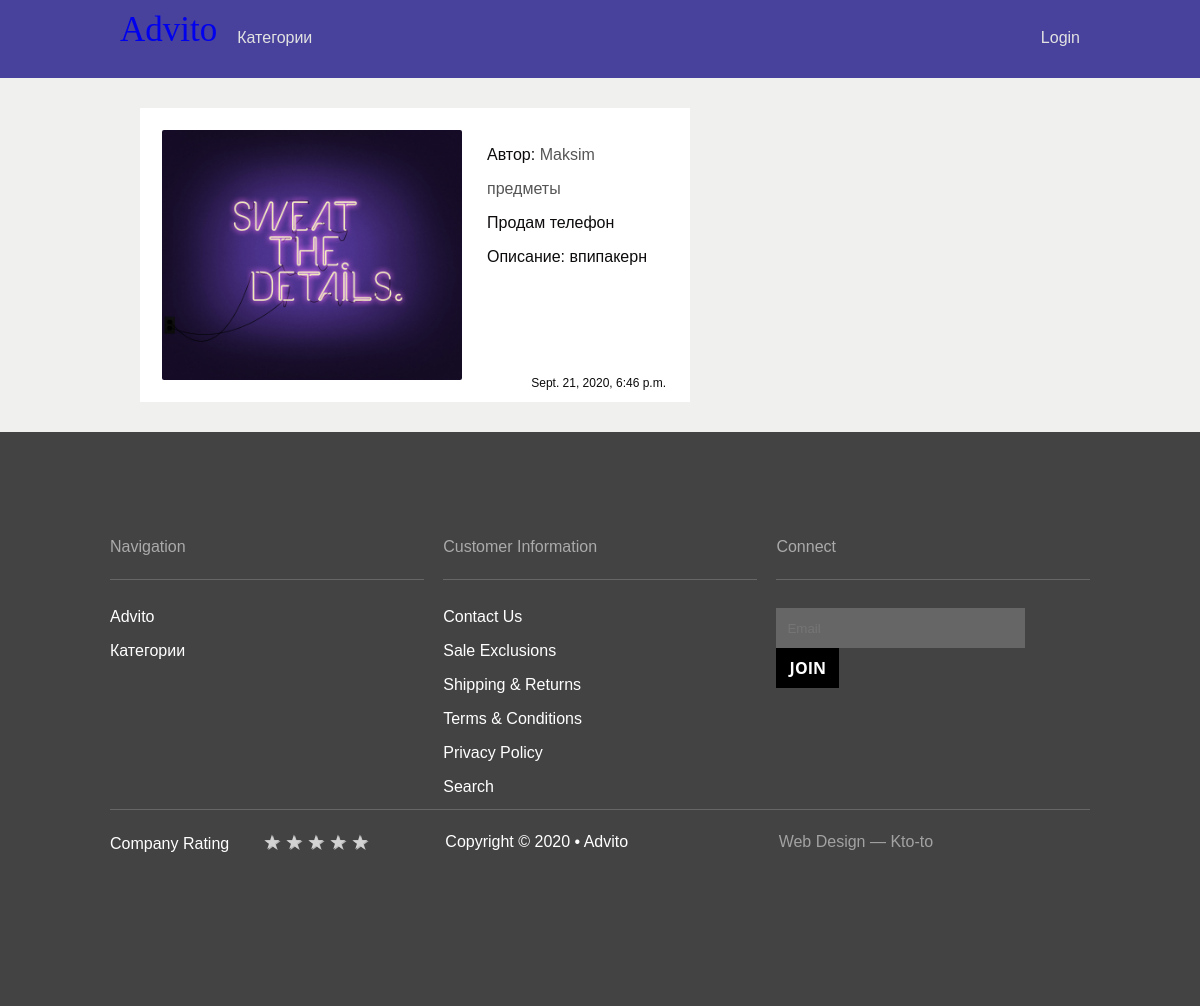
Screenshot of /post/7/ with the database file from the repository.
### advito/models.py (models this page shows, shortened)
class Add(models.Model):
    author = models.ForeignKey(User, on_delete=models.CASCADE)
    header = models.TextField(max_length=100)
    description = models.TextField(max_length=1000, blank=True)
    image = models.ImageField(upload_to=add_path)
    date_pub = models.DateTimeField(auto_now_add=True)
    date_edit = models.DateTimeField(auto_now=True)
    category = models.ForeignKey(Category, on_delete=models.CASCADE, verbose_name='категория')

class Category(models.Model):
    name = models.TextField(max_length=64, verbose_name='название')

### advito/views.py (the view)
# urls.py: path('post/<int:add_id>/', views.PostView.as_view(), name='post_detail'),
class PostView(DetailView):
    model = Add
    context_object_name = 'post'
    comment_form = CommentForm
    pk_url_kwarg = 'add_id'
    template_name = 'advito/post-detail.html'
    def get(self, request, add_id, *args, **kwargs):
        self.object = self.get_object()
        context = self.get_context_data(object=self.object)
        context['comments'] = Comment.objects.filter(in_post__id=add_id).order_by('-date_publish')
        context['comment_form'] = None
        if request.user.is_authenticated:
            context['comment_form'] = self.comment_form
        return self.render_to_response(context)
    @method_decorator(login_required)
    def post(self, request, add_id, *args, **kwargs):
        post = get_object_or_404(Add, id=add_id)
        form = self.comment_form(request.POST)
        if form.is_valid():
            comment = form.save()
            comment.author = request.user
            comment.in_post = post
            comment.save()
            comments = post.comment_set.all()
            return render(request, self.template_name, context={
                'comment_form': self.comment_form,
                'post': post,
                'comments': comments.order_by('-date_publish')
            })
        else:
            return render(request, self.template_name, context={
                'comment_form': form,
                'post': post,
                'comments': comments.order_by('-date_publish')
            })

### advito/templates/advito/post-detail.html (shortened to what this page needs)
{% extends 'advito/layout.html' %}
{% block unique_content %}
    {% if post %}
    <div class="post-detail">
        <img class="imagi left" alt="post image" src="{{ post.image.url }}"
             style="width:300px; height: 250px;">
        <div class="right">
        <p>Автор: <a class="underl" href= '{% url 'profile' post.author.id%}'> {{post.author.username}} </a></p>
        <a class="underl" href="{% url 'categ' post.category.id %}">{{ post.category.name }}</a>
        <p>{{ post.header }}</p>
        <p>Описание: {{ post.description }}</p>
        <p class="data">{{ post.date_pub }}</p>
        </div>
    </div>
    {% endif %}
{% endblock unique_content %}

### advito/static/advito/css/style.css (style rules this page uses)
body { font-family: 'Montserrat', sans-serif; margin: 0; padding: 0; color: #0d0b0b; }
a { text-decoration: none; }
.right a, .data-min, .post-set-block a { color: #555; }
.data { position: absolute; font-size: 12px; right: 24px; bottom: 0; }
.post-detail { display: flex; position: relative; width: 55%; padding: 22px; background-color: white; }
.imagi { border-radius: 2px; object-fit: cover; width: 100%; object-position: center; }
.left { margin-right: 25px; }

### rows the page displays
Add: image (picture), author.username "Maksim", category.name "предметы", header "Продам телефон", description "впипакерн", date_pub "Sept. 21, 2020, 6:46 p.m."
